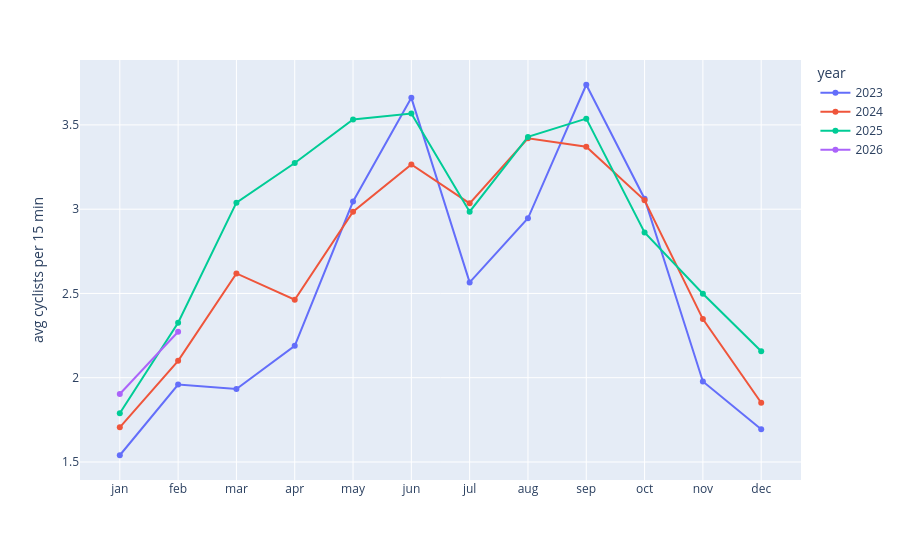

The notebook cell this image was saved under:
### Code cell
month_labels = {1:"jan",2:"feb",3:"mar",4:"apr",5:"may",6:"jun",7:"jul",8:"aug",9:"sep",10:"oct",11:"nov",12:"dec"}
monthly = df.groupby(["year","month"])["count"].mean().reset_index()
monthly["year"] = monthly["year"].astype(str)
fig = px.line(
    monthly, x="month", y="count", color="year",
    markers=True,
    labels={"month": "", "count": "avg cyclists per 15 min", "year": "year"},)
fig.update_layout(
    xaxis=dict(tickmode="array",
    tickvals=list(month_labels.keys()),
    ticktext=list(month_labels.values())),
    hovermode="x unified",
)
fig

### Figure 1 — Plotly figure (JSON) as saved in the notebook; plotly's stock layout.template omitted (floating-point values rounded to 4 significant figures)
{"data": [{"hovertemplate": "year=2023<br>=%{x}<br>avg cyclists per 15 min=%{y}<extra></extra>", "legendgroup": "2023", "line": {"color": "#636efa", "dash": "solid"}, "marker": {"symbol": "circle"}, "mode": "lines+markers", "name": "2023", "orientation": "v", "showlegend": true, "type": "scatter", "x": [1, 2, 3, 4, 5, 6, 7, 8, 9, 10, 11, 12], "xaxis": "x", "y": [1.54, 1.959, 1.933, 2.189, 3.045, 3.661, 2.566, 2.946, 3.738, 3.062, 1.978, 1.695], "yaxis": "y"}, {"hovertemplate": "year=2024<br>=%{x}<br>avg cyclists per 15 min=%{y}<extra></extra>", "legendgroup": "2024", "line": {"color": "#EF553B", "dash": "solid"}, "marker": {"symbol": "circle"}, "mode": "lines+markers", "name": "2024", "orientation": "v", "showlegend": true, "type": "scatter", "x": [1, 2, 3, 4, 5, 6, 7, 8, 9, 10, 11, 12], "xaxis": "x", "y": [1.706, 2.1, 2.619, 2.463, 2.985, 3.265, 3.034, 3.42, 3.37, 3.053, 2.348, 1.852], "yaxis": "y"}, {"hovertemplate": "year=2025<br>=%{x}<br>avg cyclists per 15 min=%{y}<extra></extra>", "legendgroup": "2025", "line": {"color": "#00cc96", "dash": "solid"}, "marker": {"symbol": "circle"}, "mode": "lines+markers", "name": "2025", "orientation": "v", "showlegend": true, "type": "scatter", "x": [1, 2, 3, 4, 5, 6, 7, 8, 9, 10, 11, 12], "xaxis": "x", "y": [1.789, 2.326, 3.039, 3.274, 3.532, 3.567, 2.985, 3.429, 3.537, 2.862, 2.498, 2.157], "yaxis": "y"}, {"hovertemplate": "year=2026<br>=%{x}<br>avg cyclists per 15 min=%{y}<extra></extra>", "legendgroup": "2026", "line": {"color": "#ab63fa", "dash": "solid"}, "marker": {"symbol": "circle"}, "mode": "lines+markers", "name": "2026", "orientation": "v", "showlegend": true, "type": "scatter", "x": [1, 2], "xaxis": "x", "y": [1.903, 2.273], "yaxis": "y"}], "layout": {"hovermode": "x unified", "legend": {"title": {"text": "year"}, "tracegroupgap": 0}, "margin": {"t": 60}, "xaxis": {"anchor": "y", "domain": [0, 1], "tickmode": "array", "ticktext": ["jan", "feb", "mar", "apr", "may", "jun", "jul", "aug", "sep", "oct", "nov", "dec"], "tickvals": [1, 2, 3, 4, 5, 6, 7, 8, 9, 10, 11, 12], "title": {"text": ""}}, "yaxis": {"anchor": "x", "domain": [0, 1], "title": {"text": "avg cyclists per 15 min"}}}}
